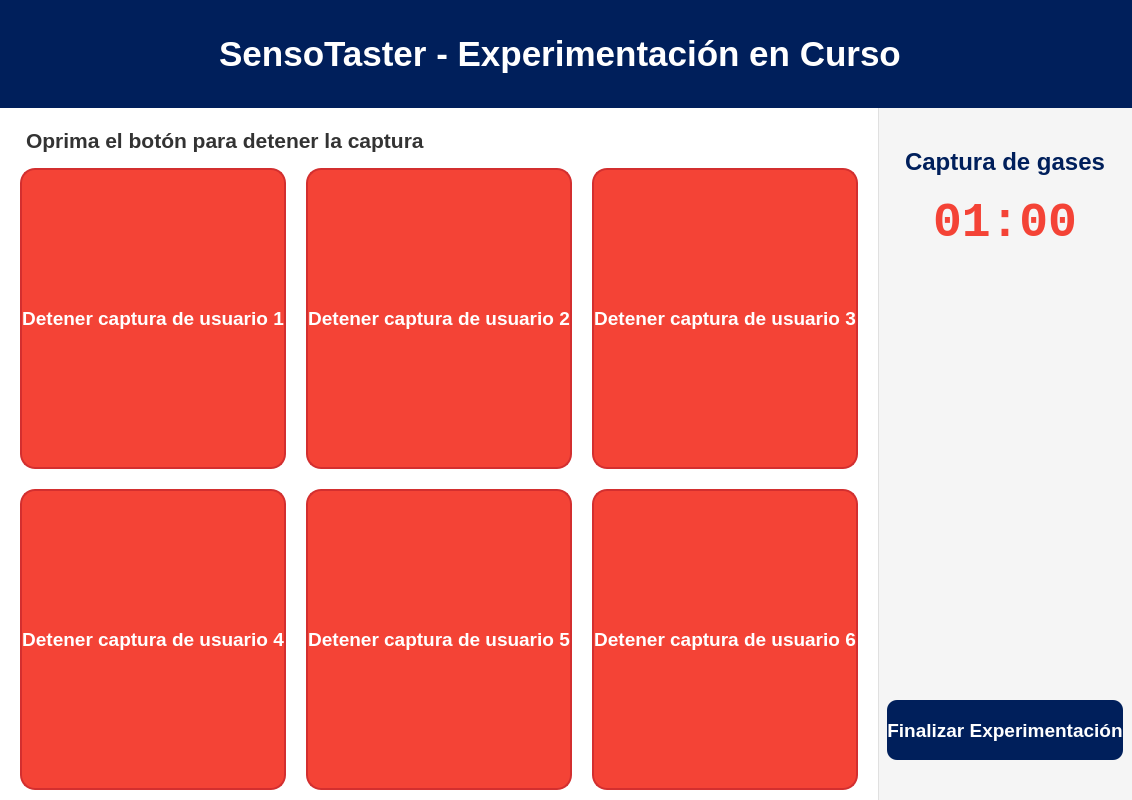
<?xml version="1.0" encoding="UTF-8"?>
<ui version="4.0">
 <class>RunningExpPage</class>
 <widget class="QWidget" name="RunningExpPage">
  <property name="geometry">
   <rect>
    <x>0</x>
    <y>0</y>
    <width>1100</width>
    <height>800</height>
   </rect>
  </property>
  <property name="windowTitle">
   <string>Ejecución del Experimento</string>
  </property>
  <property name="styleSheet">
   <string notr="true">QWidget#RunningExpPage {
    background-color: white;
}</string>
  </property>
  <layout class="QVBoxLayout" name="mainVerticalLayout">
   <property name="spacing">
    <number>0</number>
   </property>
   <property name="leftMargin">
    <number>0</number>
   </property>
   <property name="topMargin">
    <number>0</number>
   </property>
   <property name="rightMargin">
    <number>0</number>
   </property>
   <property name="bottomMargin">
    <number>0</number>
   </property>
   <item>
    <widget class="QWidget" name="headerWidget" native="true">
     <property name="minimumSize">
      <size>
       <width>0</width>
       <height>108</height>
      </size>
     </property>
     <property name="maximumSize">
      <size>
       <width>16777215</width>
       <height>108</height>
      </size>
     </property>
     <property name="styleSheet">
      <string notr="true">background-color: #001F5B; color: white;</string>
     </property>
     <layout class="QHBoxLayout" name="horizontalLayoutHeader">
      <property name="leftMargin">
       <number>30</number>
      </property>
      <property name="rightMargin">
       <number>30</number>
      </property>
      <item>
       <spacer name="horizontalSpacerLeft">
        <property name="orientation">
         <enum>Qt::Orientation::Horizontal</enum>
        </property>
        <property name="sizeHint" stdset="0">
         <size>
          <width>40</width>
          <height>20</height>
         </size>
        </property>
       </spacer>
      </item>
      <item>
       <widget class="QLabel" name="lblTitle">
        <property name="font">
         <font>
          <family>Segoe UI</family>
          <pointsize>26</pointsize>
          <bold>true</bold>
         </font>
        </property>
        <property name="text">
         <string>SensoTaster - Experimentación en Curso</string>
        </property>
        <property name="alignment">
         <set>Qt::AlignmentFlag::AlignCenter</set>
        </property>
       </widget>
      </item>
      <item>
       <spacer name="horizontalSpacerRight">
        <property name="orientation">
         <enum>Qt::Orientation::Horizontal</enum>
        </property>
        <property name="sizeHint" stdset="0">
         <size>
          <width>40</width>
          <height>20</height>
         </size>
        </property>
       </spacer>
      </item>
      <item>
       <widget class="QLabel" name="lblLogoHeader">
        <property name="maximumSize">
         <size>
          <width>80</width>
          <height>80</height>
         </size>
        </property>
        <property name="text">
         <string/>
        </property>
        <property name="pixmap">
         <pixmap>../../resources/images/logo_capsab.png</pixmap>
        </property>
        <property name="scaledContents">
         <bool>true</bool>
        </property>
       </widget>
      </item>
     </layout>
    </widget>
   </item>
   <item>
    <layout class="QHBoxLayout" name="horizontalLayoutBody" stretch="7,3">
     <property name="spacing">
      <number>0</number>
     </property>
     <item>
      <widget class="QWidget" name="containerButtons" native="true">
       <layout class="QVBoxLayout" name="verticalLayoutInner">
        <property name="spacing">
         <number>10</number>
        </property>
        <property name="leftMargin">
         <number>20</number>
        </property>
        <property name="topMargin">
         <number>20</number>
        </property>
        <property name="rightMargin">
         <number>20</number>
        </property>
        <property name="bottomMargin">
         <number>10</number>
        </property>
        <item>
         <widget class="QLabel" name="lblInstructions">
          <property name="font">
           <font>
            <family>Segoe UI</family>
            <pointsize>16</pointsize>
            <bold>true</bold>
           </font>
          </property>
          <property name="styleSheet">
           <string notr="true">color: #333333; margin-bottom: 5px;</string>
          </property>
          <property name="text">
           <string>Oprima el botón para detener la captura</string>
          </property>
          <property name="alignment">
           <set>Qt::AlignmentFlag::AlignLeading|Qt::AlignmentFlag::AlignLeft|Qt::AlignmentFlag::AlignVCenter</set>
          </property>
         </widget>
        </item>
        <item>
         <layout class="QGridLayout" name="gridLayoutButtons">
          <property name="spacing">
           <number>20</number>
          </property>
          <property name="leftMargin">
           <number>0</number>
          </property>
          <property name="topMargin">
           <number>0</number>
          </property>
          <property name="rightMargin">
           <number>0</number>
          </property>
          <property name="bottomMargin">
           <number>0</number>
          </property>
          <item row="0" column="0">
           <widget class="QPushButton" name="btnStopUser1">
            <property name="sizePolicy">
             <sizepolicy hsizetype="Expanding" vsizetype="Expanding">
              <horstretch>0</horstretch>
              <verstretch>0</verstretch>
             </sizepolicy>
            </property>
            <property name="font">
             <font>
              <pointsize>14</pointsize>
              <bold>true</bold>
             </font>
            </property>
            <property name="styleSheet">
             <string notr="true">QPushButton {
    background-color: #F44336;
    color: white;
    border-radius: 15px;
    border: 2px solid #D32F2F;
}
QPushButton:hover {
    background-color: #EF5350;
}
QPushButton:pressed {
    background-color: #C62828;
}</string>
            </property>
            <property name="text">
             <string>Detener captura de usuario 1</string>
            </property>
           </widget>
          </item>
          <item row="0" column="1">
           <widget class="QPushButton" name="btnStopUser2">
            <property name="sizePolicy">
             <sizepolicy hsizetype="Expanding" vsizetype="Expanding">
              <horstretch>0</horstretch>
              <verstretch>0</verstretch>
             </sizepolicy>
            </property>
            <property name="font">
             <font>
              <pointsize>14</pointsize>
              <bold>true</bold>
             </font>
            </property>
            <property name="styleSheet">
             <string notr="true">QPushButton {
    background-color: #F44336;
    color: white;
    border-radius: 15px;
    border: 2px solid #D32F2F;
}
QPushButton:hover {
    background-color: #EF5350;
}
QPushButton:pressed {
    background-color: #C62828;
}</string>
            </property>
            <property name="text">
             <string>Detener captura de usuario 2</string>
            </property>
           </widget>
          </item>
          <item row="0" column="2">
           <widget class="QPushButton" name="btnStopUser3">
            <property name="sizePolicy">
             <sizepolicy hsizetype="Expanding" vsizetype="Expanding">
              <horstretch>0</horstretch>
              <verstretch>0</verstretch>
             </sizepolicy>
            </property>
            <property name="font">
             <font>
              <pointsize>14</pointsize>
              <bold>true</bold>
             </font>
            </property>
            <property name="styleSheet">
             <string notr="true">QPushButton {
    background-color: #F44336;
    color: white;
    border-radius: 15px;
    border: 2px solid #D32F2F;
}
QPushButton:hover {
    background-color: #EF5350;
}
QPushButton:pressed {
    background-color: #C62828;
}</string>
            </property>
            <property name="text">
             <string>Detener captura de usuario 3</string>
            </property>
           </widget>
          </item>
          <item row="1" column="0">
           <widget class="QPushButton" name="btnStopUser4">
            <property name="sizePolicy">
             <sizepolicy hsizetype="Expanding" vsizetype="Expanding">
              <horstretch>0</horstretch>
              <verstretch>0</verstretch>
             </sizepolicy>
            </property>
            <property name="font">
             <font>
              <pointsize>14</pointsize>
              <bold>true</bold>
             </font>
            </property>
            <property name="styleSheet">
             <string notr="true">QPushButton {
    background-color: #F44336;
    color: white;
    border-radius: 15px;
    border: 2px solid #D32F2F;
}
QPushButton:hover {
    background-color: #EF5350;
}
QPushButton:pressed {
    background-color: #C62828;
}</string>
            </property>
            <property name="text">
             <string>Detener captura de usuario 4</string>
            </property>
           </widget>
          </item>
          <item row="1" column="1">
           <widget class="QPushButton" name="btnStopUser5">
            <property name="sizePolicy">
             <sizepolicy hsizetype="Expanding" vsizetype="Expanding">
              <horstretch>0</horstretch>
              <verstretch>0</verstretch>
             </sizepolicy>
            </property>
            <property name="font">
             <font>
              <pointsize>14</pointsize>
              <bold>true</bold>
             </font>
            </property>
            <property name="styleSheet">
             <string notr="true">QPushButton {
    background-color: #F44336;
    color: white;
    border-radius: 15px;
    border: 2px solid #D32F2F;
}
QPushButton:hover {
    background-color: #EF5350;
}
QPushButton:pressed {
    background-color: #C62828;
}</string>
            </property>
            <property name="text">
             <string>Detener captura de usuario 5</string>
            </property>
           </widget>
          </item>
          <item row="1" column="2">
           <widget class="QPushButton" name="btnStopUser6">
            <property name="sizePolicy">
             <sizepolicy hsizetype="Expanding" vsizetype="Expanding">
              <horstretch>0</horstretch>
              <verstretch>0</verstretch>
             </sizepolicy>
            </property>
            <property name="font">
             <font>
              <pointsize>14</pointsize>
              <bold>true</bold>
             </font>
            </property>
            <property name="styleSheet">
             <string notr="true">QPushButton {
    background-color: #F44336;
    color: white;
    border-radius: 15px;
    border: 2px solid #D32F2F;
}
QPushButton:hover {
    background-color: #EF5350;
}
QPushButton:pressed {
    background-color: #C62828;
}</string>
            </property>
            <property name="text">
             <string>Detener captura de usuario 6</string>
            </property>
           </widget>
          </item>
         </layout>
        </item>
       </layout>
      </widget>
     </item>
     <item>
      <widget class="QWidget" name="containerRight" native="true">
       <property name="styleSheet">
        <string notr="true">background-color: #F5F5F5; border-left: 1px solid #E0E0E0;</string>
       </property>
       <layout class="QVBoxLayout" name="verticalLayoutRight">
        <property name="spacing">
         <number>20</number>
        </property>
        <property name="topMargin">
         <number>40</number>
        </property>
        <property name="bottomMargin">
         <number>40</number>
        </property>
        <item>
         <widget class="QLabel" name="lblGasTitle">
          <property name="font">
           <font>
            <family>Segoe UI</family>
            <pointsize>18</pointsize>
            <bold>true</bold>
           </font>
          </property>
          <property name="styleSheet">
           <string notr="true">color: #001F5B; border: none;</string>
          </property>
          <property name="text">
           <string>Captura de gases</string>
          </property>
          <property name="alignment">
           <set>Qt::AlignmentFlag::AlignCenter</set>
          </property>
         </widget>
        </item>
        <item>
         <widget class="QLabel" name="lblGasTimer">
          <property name="font">
           <font>
            <family>Consolas</family>
            <pointsize>36</pointsize>
            <bold>true</bold>
           </font>
          </property>
          <property name="styleSheet">
           <string notr="true">color: #F44336; border: none;</string>
          </property>
          <property name="text">
           <string>01:00</string>
          </property>
          <property name="alignment">
           <set>Qt::AlignmentFlag::AlignCenter</set>
          </property>
         </widget>
        </item>
        <item>
         <spacer name="verticalSpacerRight">
          <property name="orientation">
           <enum>Qt::Orientation::Vertical</enum>
          </property>
          <property name="sizeHint" stdset="0">
           <size>
            <width>20</width>
            <height>40</height>
           </size>
          </property>
         </spacer>
        </item>
        <item>
         <widget class="QPushButton" name="btnFinishExp">
          <property name="minimumSize">
           <size>
            <width>0</width>
            <height>60</height>
           </size>
          </property>
          <property name="font">
           <font>
            <family>Segoe UI</family>
            <pointsize>14</pointsize>
            <bold>true</bold>
           </font>
          </property>
          <property name="styleSheet">
           <string notr="true">QPushButton {
    background-color: #001F5B;
    color: white;
    border-radius: 10px;
    border: none;
}
QPushButton:hover {
    background-color: #003399;
}
QPushButton:pressed {
    background-color: #001030;
}</string>
          </property>
          <property name="text">
           <string>Finalizar Experimentación</string>
          </property>
         </widget>
        </item>
       </layout>
      </widget>
     </item>
    </layout>
   </item>
  </layout>
 </widget>
 <resources/>
 <connections/>
</ui>
